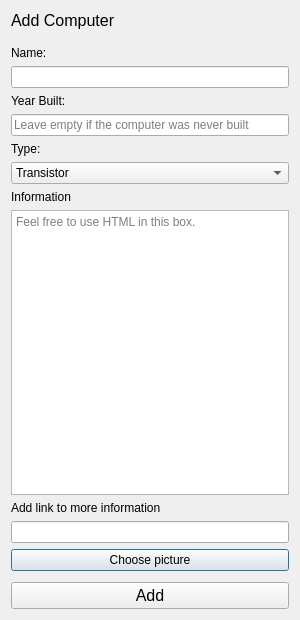
<?xml version="1.0" encoding="UTF-8"?>
<ui version="4.0">
 <class>AddComputerWindow</class>
 <widget class="QDialog" name="AddComputerWindow">
  <property name="geometry">
   <rect>
    <x>0</x>
    <y>0</y>
    <width>300</width>
    <height>620</height>
   </rect>
  </property>
  <property name="windowTitle">
   <string>Add Computer</string>
  </property>
  <property name="windowIcon">
   <iconset resource="resources.qrc">
    <normaloff>:/logos/logos/SACR_Icon_red.png</normaloff>:/logos/logos/SACR_Icon_red.png</iconset>
  </property>
  <layout class="QVBoxLayout" name="verticalLayout">
   <item>
    <widget class="QLabel" name="label">
     <property name="font">
      <font>
       <pointsize>12</pointsize>
      </font>
     </property>
     <property name="text">
      <string>Add Computer</string>
     </property>
    </widget>
   </item>
   <item>
    <spacer name="verticalSpacer_2">
     <property name="orientation">
      <enum>Qt::Vertical</enum>
     </property>
     <property name="sizeType">
      <enum>QSizePolicy::Fixed</enum>
     </property>
     <property name="sizeHint" stdset="0">
      <size>
       <width>20</width>
       <height>10</height>
      </size>
     </property>
    </spacer>
   </item>
   <item>
    <layout class="QHBoxLayout" name="horizontalLayout">
     <item>
      <widget class="QLabel" name="label_2">
       <property name="lineWidth">
        <number>1</number>
       </property>
       <property name="text">
        <string>Name:</string>
       </property>
      </widget>
     </item>
     <item>
      <widget class="QLabel" name="errorLabelName">
       <property name="text">
        <string/>
       </property>
       <property name="alignment">
        <set>Qt::AlignRight|Qt::AlignTrailing|Qt::AlignVCenter</set>
       </property>
      </widget>
     </item>
    </layout>
   </item>
   <item>
    <widget class="QLineEdit" name="nameInput"/>
   </item>
   <item>
    <layout class="QHBoxLayout" name="horizontalLayout_2">
     <item>
      <widget class="QLabel" name="yearBuiltLabel">
       <property name="text">
        <string>Year Built:</string>
       </property>
      </widget>
     </item>
     <item>
      <widget class="QLabel" name="errorLabelYear">
       <property name="text">
        <string/>
       </property>
       <property name="alignment">
        <set>Qt::AlignRight|Qt::AlignTrailing|Qt::AlignVCenter</set>
       </property>
      </widget>
     </item>
    </layout>
   </item>
   <item>
    <widget class="QLineEdit" name="yearBuiltInput">
     <property name="placeholderText">
      <string>Leave empty if the computer was never built</string>
     </property>
    </widget>
   </item>
   <item>
    <widget class="QLabel" name="typeLabel">
     <property name="text">
      <string>Type:</string>
     </property>
    </widget>
   </item>
   <item>
    <widget class="QComboBox" name="typeInput">
     <item>
      <property name="text">
       <string>Transistor</string>
      </property>
     </item>
     <item>
      <property name="text">
       <string>Electromechanical</string>
      </property>
     </item>
     <item>
      <property name="text">
       <string>Mechanical</string>
      </property>
     </item>
     <item>
      <property name="text">
       <string>Electronic</string>
      </property>
     </item>
    </widget>
   </item>
   <item>
    <widget class="QLabel" name="ComputerInfoLable">
     <property name="text">
      <string>Information</string>
     </property>
    </widget>
   </item>
   <item>
    <widget class="QTextEdit" name="ComputerAddInfo">
     <property name="placeholderText">
      <string>Feel free to use HTML in this box.</string>
     </property>
    </widget>
   </item>
   <item>
    <widget class="QLabel" name="inputInfoUrlLabel">
     <property name="text">
      <string>Add link to more information</string>
     </property>
    </widget>
   </item>
   <item>
    <widget class="QLineEdit" name="inputInfoUrl"/>
   </item>
   <item>
    <widget class="QPushButton" name="ComputerAddPic">
     <property name="text">
      <string>Choose picture</string>
     </property>
    </widget>
   </item>
   <item>
    <spacer name="verticalSpacer">
     <property name="orientation">
      <enum>Qt::Vertical</enum>
     </property>
     <property name="sizeType">
      <enum>QSizePolicy::Minimum</enum>
     </property>
     <property name="sizeHint" stdset="0">
      <size>
       <width>20</width>
       <height>5</height>
      </size>
     </property>
    </spacer>
   </item>
   <item>
    <widget class="QPushButton" name="addButton">
     <property name="font">
      <font>
       <pointsize>12</pointsize>
      </font>
     </property>
     <property name="text">
      <string>Add</string>
     </property>
    </widget>
   </item>
  </layout>
 </widget>
 <resources>
  <include location="resources.qrc"/>
 </resources>
 <connections/>
</ui>
